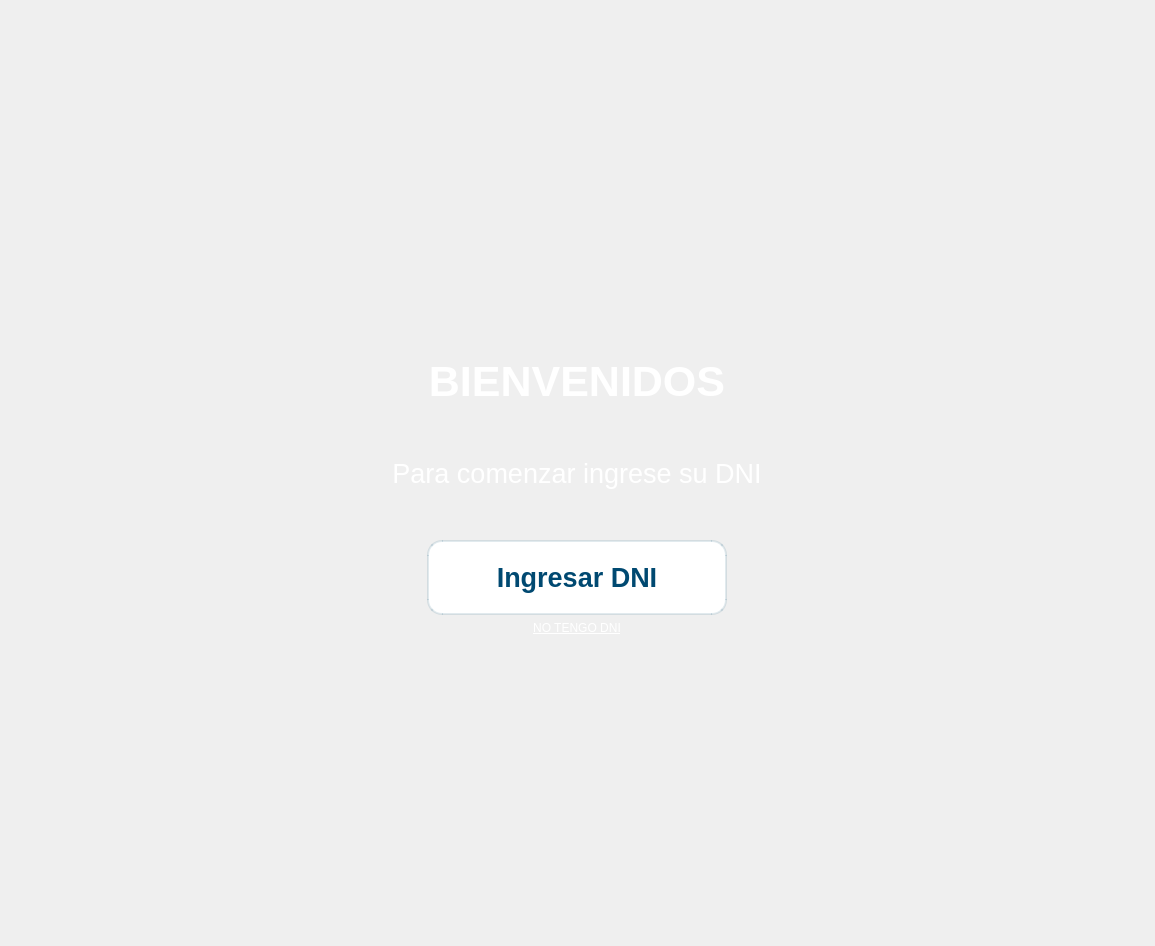
<?xml version="1.0" encoding="UTF-8"?>
<ui version="4.0">
 <class>main</class>
 <widget class="QMainWindow" name="main">
  <property name="geometry">
   <rect>
    <x>0</x>
    <y>0</y>
    <width>1155</width>
    <height>946</height>
   </rect>
  </property>
  <property name="windowTitle">
   <string>MainWindow</string>
  </property>
  <property name="styleSheet">
   <string notr="true">
#wMain{
	background-image: url(:/imagenes/img/fondo.jpg);
}

#center{
	border-image: url(:/imagenes/img/fondo_sin.jpg);
	background-attachment: fixed;
	border-radius: 45px;
}

QLabel{
	color: rgb(255, 255, 255);
}
#pushButton{
	border-radius:15px;
  	border-style: solid;
    border-width: 1.5px;
	border-color: rgba(0, 73, 113,30);
	color: rgb(0, 73, 113);
	background-color: rgb(255, 255, 255);
}

</string>
  </property>
  <widget class="QWidget" name="wMain">
   <property name="styleSheet">
    <string notr="true"/>
   </property>
   <layout class="QVBoxLayout" name="verticalLayout">
    <property name="spacing">
     <number>0</number>
    </property>
    <property name="leftMargin">
     <number>0</number>
    </property>
    <property name="topMargin">
     <number>0</number>
    </property>
    <property name="rightMargin">
     <number>0</number>
    </property>
    <property name="bottomMargin">
     <number>0</number>
    </property>
    <item alignment="Qt::AlignHCenter|Qt::AlignVCenter">
     <widget class="QWidget" name="widget" native="true">
      <layout class="QVBoxLayout" name="verticalLayout_2">
       <item>
        <widget class="QWidget" name="center" native="true">
         <property name="minimumSize">
          <size>
           <width>600</width>
           <height>400</height>
          </size>
         </property>
         <property name="maximumSize">
          <size>
           <width>600</width>
           <height>400</height>
          </size>
         </property>
         <layout class="QVBoxLayout" name="verticalLayout_3">
          <property name="spacing">
           <number>0</number>
          </property>
          <property name="leftMargin">
           <number>0</number>
          </property>
          <property name="topMargin">
           <number>0</number>
          </property>
          <property name="rightMargin">
           <number>0</number>
          </property>
          <property name="bottomMargin">
           <number>0</number>
          </property>
          <item>
           <widget class="QWidget" name="titulo" native="true">
            <layout class="QHBoxLayout" name="horizontalLayout">
             <property name="spacing">
              <number>0</number>
             </property>
             <property name="leftMargin">
              <number>0</number>
             </property>
             <property name="topMargin">
              <number>0</number>
             </property>
             <property name="rightMargin">
              <number>0</number>
             </property>
             <property name="bottomMargin">
              <number>0</number>
             </property>
             <item>
              <widget class="QLabel" name="label">
               <property name="font">
                <font>
                 <pointsize>32</pointsize>
                 <bold>true</bold>
                </font>
               </property>
               <property name="text">
                <string>BIENVENIDOS</string>
               </property>
               <property name="alignment">
                <set>Qt::AlignBottom|Qt::AlignHCenter</set>
               </property>
              </widget>
             </item>
            </layout>
           </widget>
          </item>
          <item>
           <widget class="QWidget" name="sin_dni" native="true">
            <layout class="QVBoxLayout" name="verticalLayout_4">
             <property name="spacing">
              <number>0</number>
             </property>
             <property name="leftMargin">
              <number>0</number>
             </property>
             <property name="topMargin">
              <number>0</number>
             </property>
             <property name="rightMargin">
              <number>0</number>
             </property>
             <property name="bottomMargin">
              <number>0</number>
             </property>
             <item>
              <widget class="QWidget" name="widget_2" native="true">
               <layout class="QVBoxLayout" name="verticalLayout_8">
                <property name="spacing">
                 <number>0</number>
                </property>
                <property name="leftMargin">
                 <number>0</number>
                </property>
                <property name="topMargin">
                 <number>0</number>
                </property>
                <property name="rightMargin">
                 <number>0</number>
                </property>
                <property name="bottomMargin">
                 <number>0</number>
                </property>
                <item>
                 <widget class="QLabel" name="label_4">
                  <property name="font">
                   <font>
                    <pointsize>20</pointsize>
                    <italic>false</italic>
                   </font>
                  </property>
                  <property name="text">
                   <string>Para comenzar ingrese su DNI</string>
                  </property>
                  <property name="alignment">
                   <set>Qt::AlignCenter</set>
                  </property>
                 </widget>
                </item>
               </layout>
              </widget>
             </item>
            </layout>
           </widget>
          </item>
          <item>
           <widget class="QWidget" name="buttonDni" native="true">
            <property name="sizePolicy">
             <sizepolicy hsizetype="Preferred" vsizetype="Preferred">
              <horstretch>0</horstretch>
              <verstretch>0</verstretch>
             </sizepolicy>
            </property>
            <layout class="QVBoxLayout" name="verticalLayout_6">
             <property name="spacing">
              <number>6</number>
             </property>
             <property name="leftMargin">
              <number>0</number>
             </property>
             <property name="topMargin">
              <number>0</number>
             </property>
             <property name="rightMargin">
              <number>0</number>
             </property>
             <property name="bottomMargin">
              <number>0</number>
             </property>
             <item alignment="Qt::AlignHCenter">
              <widget class="QPushButton" name="pushButton">
               <property name="sizePolicy">
                <sizepolicy hsizetype="Preferred" vsizetype="Preferred">
                 <horstretch>0</horstretch>
                 <verstretch>0</verstretch>
                </sizepolicy>
               </property>
               <property name="minimumSize">
                <size>
                 <width>300</width>
                 <height>75</height>
                </size>
               </property>
               <property name="maximumSize">
                <size>
                 <width>600</width>
                 <height>150</height>
                </size>
               </property>
               <property name="font">
                <font>
                 <pointsize>20</pointsize>
                 <bold>true</bold>
                </font>
               </property>
               <property name="text">
                <string>Ingresar DNI</string>
               </property>
              </widget>
             </item>
             <item>
              <widget class="QLabel" name="label_3">
               <property name="minimumSize">
                <size>
                 <width>0</width>
                 <height>0</height>
                </size>
               </property>
               <property name="maximumSize">
                <size>
                 <width>16777215</width>
                 <height>16777215</height>
                </size>
               </property>
               <property name="font">
                <font>
                 <underline>true</underline>
                </font>
               </property>
               <property name="text">
                <string>NO TENGO DNI</string>
               </property>
               <property name="alignment">
                <set>Qt::AlignHCenter|Qt::AlignTop</set>
               </property>
              </widget>
             </item>
            </layout>
           </widget>
          </item>
         </layout>
        </widget>
       </item>
      </layout>
     </widget>
    </item>
   </layout>
  </widget>
 </widget>
 <resources>
  <include location="pantalla1.qrc"/>
 </resources>
 <connections/>
</ui>
